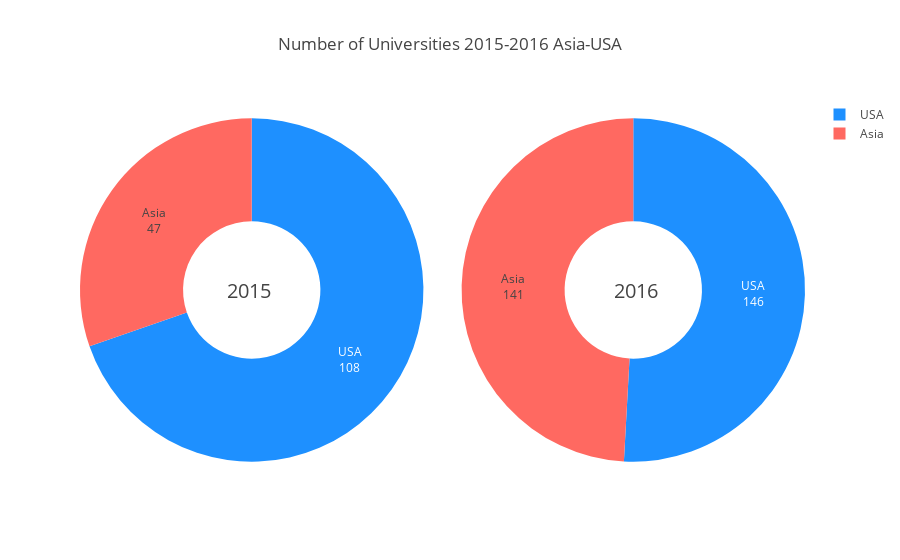

The notebook cell this image was saved under:
### Code cell
fig = {
  "data": [
    {
      "values": [count_asia.at[2015, 'year'],count_USA.at[2015, 'year']],
      "labels": ['Asia', 'USA'],
      "domain": {"column": 0},
      "name": "2015",
      "hoverinfo":"label+value",
      "textinfo": "label+value",
      "hole": .4,
      "type": "pie",
      "marker": {
          "colors": ['#FF6961', '#1e90ff']
      }
    },
    {
      "values": [count_asia.at[2016, 'year'],count_USA.at[2016, 'year']],
      "labels": ['Asia', 'USA'],
      "domain": {"column": 1},
      "name": "2016",
      "hoverinfo":"label+value",
      "textinfo": "label+value",
      "hole": .4,
      "type": "pie"
    }],
  "layout": {
        "title":"Number of Universities 2015-2016 Asia-USA",
        "grid": {"rows": 1, "columns": 2},
        "annotations": [
            {
                "font": {
                    "size": 20
                },
                "showarrow": False,
                "text": "2015",
                "x": 0.20,
                "y": 0.5
            },
            {
                "font": {
                    "size": 20
                },
                "showarrow": False,
                "text": "2016",
                "x": 0.8,
                "y": 0.5
            }
        ]
    }
}

iplot(fig)

### Figure 1 — Plotly figure (JSON) as saved in the notebook; plotly's stock layout.template omitted (floating-point values rounded to 4 significant figures)
{"data": [{"domain": {"column": 0}, "hole": 0.4, "hoverinfo": "label+value", "labels": ["Asia", "USA"], "marker": {"colors": ["#FF6961", "#1e90ff"]}, "name": "2015", "textinfo": "label+value", "type": "pie", "uid": "6325cbc2-0886-4afd-b044-bf90f697c3c7", "values": [47, 108]}, {"domain": {"column": 1}, "hole": 0.4, "hoverinfo": "label+value", "labels": ["Asia", "USA"], "name": "2016", "textinfo": "label+value", "type": "pie", "uid": "7f4cc59b-2d2e-4219-a614-4a982b5d8031", "values": [141, 146]}], "layout": {"annotations": [{"font": {"size": 20}, "showarrow": false, "text": "2015", "x": 0.2, "y": 0.5}, {"font": {"size": 20}, "showarrow": false, "text": "2016", "x": 0.8, "y": 0.5}], "grid": {"columns": 2, "rows": 1}, "title": {"text": "Number of Universities 2015-2016 Asia-USA"}}}
